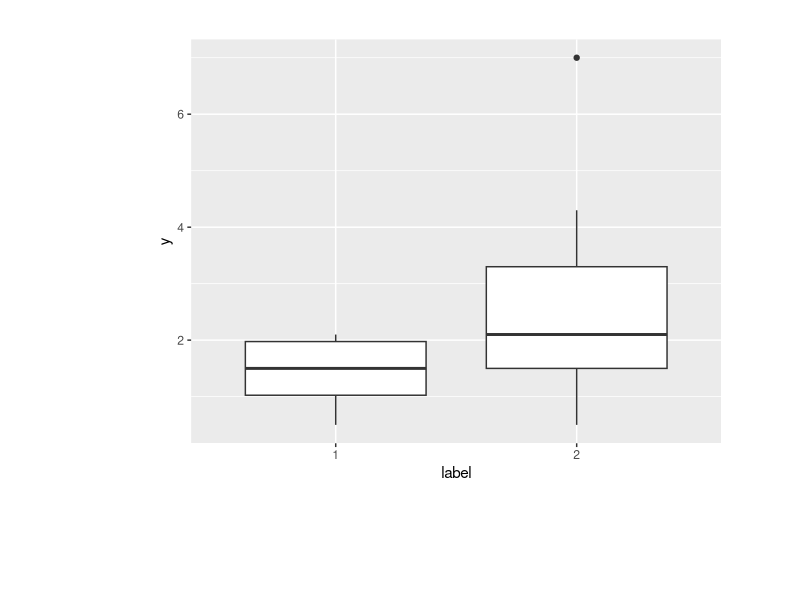

Source code (R):
## ---- chunk 1
y_1 <- c(1.0, 2.0, 1.1, 2.1, 0.5, 1.9)
y_2 <- c(0.5, 0.6, 7.0, 2.1, 3.3, 4.3, 2.0, 1.5, 2.1)
## ---- chunk 2
results <- t.test(y_1, y_2, alternative = "two.sided", var.equal = FALSE)
t_score <- results[1]$statistic
p_value <- results[3]$p.value
## ---- chunk 3
library(ggplot2)
df = data.frame(
  label = c(rep('1', times = length(y_1)), rep('2', times = length(y_2))), 
  y = c(y_1, y_2)
  )
ggplot(data = df, aes(x = label, y = y)) + geom_boxplot() + theme(plot.margin = unit(c(1,2,3,4),"cm"))
